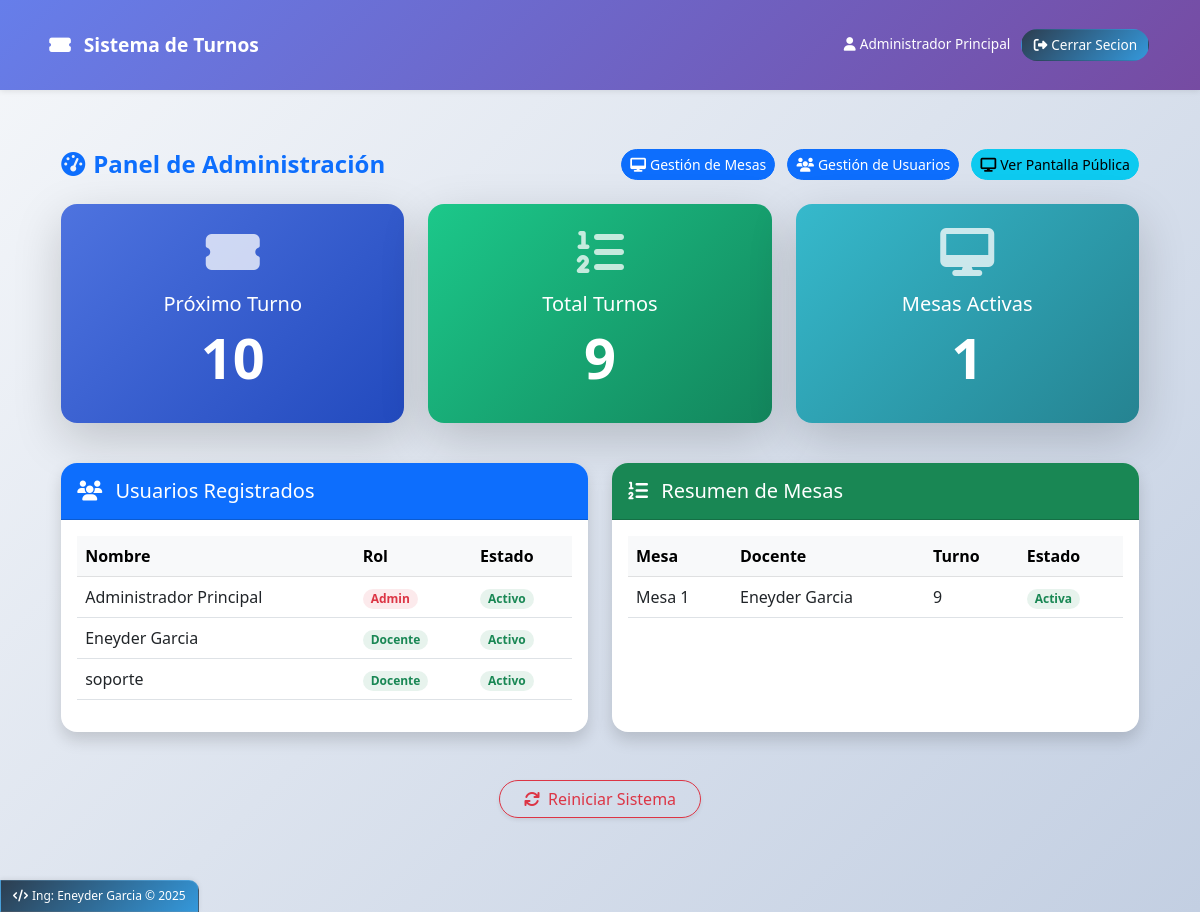
The app's page /admin/dashboard (signed in) with its own data.
### models.py (models this page shows)
class Usuario(db.Model):
    __tablename__ = 'usuario'
    id = db.Column(db.Integer, primary_key=True)
    nombre = db.Column(db.String(100), nullable=False)
    email = db.Column(db.String(100), unique=True, nullable=False)
    password = db.Column(db.String(100), nullable=False)
    rol = db.Column(db.String(20), nullable=False)
    activo = db.Column(db.Boolean, default=True)
    def to_dict(self):
        return {
            'id': self.id,
            'nombre': self.nombre,
            'email': self.email,
            'rol': self.rol,
            'activo': self.activo,
            'mesa_id': self.mesa_asignada.id if self.mesa_asignada else None,
            'mesa': self.mesa_asignada.numero if self.mesa_asignada else None
        }

### app.py (the view)
@app.route('/admin/dashboard')
@login_required
@admin_required
def admin_dashboard():
    usuarios = Usuario.query.filter_by(activo=True).all()
    mesas = Mesa.query.filter_by(eliminada=False).all()
    mesas_con_docente = []
    for mesa in mesas:
        mesa_dict = mesa.to_dict()
        if mesa.docente_id:
            docente = Usuario.query.get(mesa.docente_id)
            mesa_dict['docente_nombre'] = docente.nombre if docente else 'Sin asignar'
        else:
            mesa_dict['docente_nombre'] = 'Sin asignar'
        mesas_con_docente.append(mesa_dict)
    mesas_activas = Mesa.query.filter_by(activa=True, eliminada=False).all()
    ultimo_turno = TurnoGeneral.query.order_by(TurnoGeneral.numero_turno.desc()).first()
    proximo_turno = obtener_proximo_turno()
    total_turnos = TurnoGeneral.query.count()
    ultimos_turnos = TurnoGeneral.query.order_by(
        TurnoGeneral.numero_turno.desc()
    ).limit(10).all()
    return render_template('admin/dashboard.html',
                         usuarios=[u.to_dict() for u in usuarios],
                         mesas=mesas_con_docente,
                         mesas_activas=mesas_activas,
                         ultimo_turno=ultimo_turno,
                         proximo_turno=proximo_turno,
                         total_turnos=total_turnos,
                         ultimos_turnos=ultimos_turnos)

### app.py (called while the page is built, shortened)
def obtener_proximo_turno():
    ultimo_turno = TurnoGeneral.query.order_by(TurnoGeneral.numero_turno.desc()).first()
    if ultimo_turno:
        return ultimo_turno.numero_turno + 1
    return 1

@app.context_processor
def inject_now():
    return {'now': datetime.now()}

def login_required(f):
    @wraps(f)
    def decorated_function(*args, **kwargs):
        if 'usuario' not in session:
            flash('Debes iniciar sesión para acceder a esta página', 'warning')
            return redirect(url_for('login'))
        return f(*args, **kwargs)
    return decorated_function

def admin_required(f):
    @wraps(f)
    def decorated_function(*args, **kwargs):
        if 'usuario' not in session or session['usuario'].get('rol') != 'admin':
            flash('No tienes permisos para acceder a esta página', 'danger')
            return redirect(url_for('index'))
        return f(*args, **kwargs)
    return decorated_function

def inicializar_base_datos():
    with app.app_context():
        db.create_all()

@app.before_request
def create_tables():
    inicializar_base_datos()

### models.py (called while the page is built)
    def to_dict(self):
        return {
            'id': self.id,
            'numero': self.numero,
            'turno_actual': self.turno_actual,
            'activa': self.activa,
            'docente_id': self.docente_id,
            'docente': self.docente.nombre if self.docente else None,
            'eliminada': self.eliminada
        }

### templates/admin/dashboard.html (shortened to what this page needs)
{% extends "base.html" %}
{% block content %}
<div class="container-fluid py-4">
    <div class="d-flex justify-content-between align-items-center mb-4">
        <h2 class="h4 fw-bold text-primary mb-0"><i class="fas fa-tachometer-alt me-2"></i>Panel de Administración</h2>
        <div>
            <a href="{{ url_for('admin_mesas') }}" class="btn btn-primary btn-sm me-2 rounded-pill">
                <i class="fas fa-desktop me-1"></i>Gestión de Mesas
            </a>
            <a href="{{ url_for('admin_usuarios') }}" class="btn btn-primary btn-sm me-2 rounded-pill">
                <i class="fas fa-users me-1"></i>Gestión de Usuarios
            </a>
            <a href="{{ url_for('public_turnos') }}" class="btn btn-info btn-sm rounded-pill" target="_blank">
                <i class="fas fa-display me-1"></i>Ver Pantalla Pública
            </a>
        </div>
    </div>
    <div class="row mb-4">
        <div class="col-md-4 mb-3">
            <div class="card border-0 shadow-lg rounded-4 bg-gradient-primary text-white h-100">
                <div class="card-body text-center p-4">
                    <div class="mb-3">
                        <i class="fas fa-ticket-alt fa-3x opacity-75"></i>
                    </div>
                    <h5 class="card-title fw-light">Próximo Turno</h5>
                    <h2 class="display-4 fw-bold mt-2" id="proximo-turno">{{ proximo_turno }}</h2>
                </div>
            </div>
        </div>
        <div class="col-md-4 mb-3">
            <div class="card border-0 shadow-lg rounded-4 bg-gradient-success text-white h-100">
                <div class="card-body text-center p-4">
                    <div class="mb-3">
                        <i class="fas fa-list-ol fa-3x opacity-75"></i>
                    </div>
                    <h5 class="card-title fw-light">Total Turnos</h5>
                    <h2 class="display-4 fw-bold mt-2" id="total-turnos">{{ total_turnos }}</h2>
                </div>
            </div>
        </div>
        <div class="col-md-4 mb-3">
            <div class="card border-0 shadow-lg rounded-4 bg-gradient-info text-white h-100">
                <div class="card-body text-center p-4">
                    <div class="mb-3">
                        <i class="fas fa-desktop fa-3x opacity-75"></i>
                    </div>
                    <h5 class="card-title fw-light">Mesas Activas</h5>
                    <h2 class="display-4 fw-bold mt-2" id="mesas-activas">{{ mesas_activas|length }}</h2>
                </div>
            </div>
        </div>
    </div>
    <div class="row mt-4">
        <div class="col-md-6 mb-4">
            <div class="card border-0 shadow rounded-4 h-100">
                <div class="card-header bg-primary text-white rounded-top-4 py-3">
                    <h5 class="mb-0"><i class="fas fa-users me-2"></i> Usuarios Registrados</h5>
                </div>
                <div class="card-body">
                    <div class="table-responsive">
                        <table class="table table-hover">
                            <thead class="table-light">
                                <tr>
                                    <th>Nombre</th>
                                    <th>Rol</th>
                                    <th>Estado</th>
                                </tr>
                            </thead>
                            <tbody>
                                {% for usuario in usuarios %}
                                <tr>
                                    <td class="fw-medium">{{ usuario.nombre }}</td>
                                    <td>
                                        {% if usuario.rol == 'admin' %}
                                        <span class="badge bg-danger bg-opacity-10 text-danger px-2 py-1 rounded-pill">Admin</span>
                                        {% else %}
                                        <span class="badge bg-success bg-opacity-10 text-success px-2 py-1 rounded-pill">Docente</span>
                                        {% endif %}
                                    </td>
                                    <td>
                                        {% if usuario.activo %}
                                        <span class="badge bg-success bg-opacity-10 text-success px-2 py-1 rounded-pill">Activo</span>
                                        {% else %}
                                        <span class="badge bg-secondary bg-opacity-10 text-secondary px-2 py-1 rounded-pill">Inactivo</span>
                                        {% endif %}
                                    </td>
                                </tr>
                                {% endfor %}
                            </tbody>
                        </table>
                    </div>
                </div>
            </div>
        </div>
        <div class="col-md-6 mb-4">
            <div class="card border-0 shadow rounded-4 h-100">
                <div class="card-header bg-success text-white rounded-top-4 py-3">
                    <h5 class="mb-0"><i class="fas fa-list-ol me-2"></i> Resumen de Mesas</h5>
                </div>
                <div class="card-body">
                    <div class="table-responsive">
                        <table class="table table-hover">
                            <thead class="table-light">
                                <tr>
                                    <th>Mesa</th>
                                    <th>Docente</th>
                                    <th>Turno</th>
                                    <th>Estado</th>
                                </tr>
                            </thead>
                            <tbody>
                                {% for mesa in mesas %}
                                <tr>
                                    <td class="fw-medium">Mesa {{ mesa.numero }}</td>
                                    <td>{{ mesa.docente_nombre }}</td>
                                    <td>{{ mesa.turno_actual }}</td>
                                    <td>
                                        {% if mesa.activa %}
                                        <span class="badge bg-success bg-opacity-10 text-success px-2 py-1 rounded-pill">Activa</span>
                                        {% else %}
                                        <span class="badge bg-secondary bg-opacity-10 text-secondary px-2 py-1 rounded-pill">Inactiva</span>
                                        {% endif %}
                                    </td>
                                </tr>
                                {% endfor %}
                            </tbody>
                        </table>
                    </div>
                </div>
            </div>
        </div>
    </div>
    <div class="row mt-4">
        <div class="col-12 text-center">
            <button onclick="reiniciarSistema()" class="btn btn-outline-danger rounded-pill px-4 shadow-sm">
                <i class="fas fa-sync me-1"></i> Reiniciar Sistema
            </button>
        </div>
    </div>
</div>
{% endblock %}

### templates/base.html (shortened to what this page needs)
<!DOCTYPE html>
<html lang="es">
<head>
    <link href="https://cdn.jsdelivr.net/npm/bootstrap@5.3.0/dist/css/bootstrap.min.css" rel="stylesheet">
    <link rel="stylesheet" href="https://cdnjs.cloudflare.com/ajax/libs/font-awesome/6.4.0/css/all.min.css">
</head>
<body>
    <nav class="navbar navbar-expand-lg navbar-dark">
        <div class="container">
            <a class="navbar-brand" href="{{ url_for('index') }}">
                <i class="fas fa-ticket-alt me-2"></i>
                Sistema de Turnos
            </a>
            <div class="collapse navbar-collapse" id="navbarNav">
                <ul class="navbar-nav ms-auto">
                    {% if session.usuario %}
                        <li class="nav-item">
                            <span class="nav-link text-white" style="border: none !important; background: none !important; padding: 0.3rem 0.5rem !important;">
                                <i class="fas fa-user me-1"></i>{{ session.usuario.nombre }}
                            </span>
                        </li>
                        <li class="nav-item">
                            <a class="nav-link nav-link-dark" href="{{ url_for('logout') }}">
                                <i class="fas fa-sign-out-alt me-1"></i>Cerrar Secion
                            </a>
                        </li>
                    {% endif %}
                </ul>
            </div>
        </div>
    </nav>
    <main class="container mt-3 fade-in">
        {% block content %}{% endblock %}
    </main>
    <footer class="custom-footer">
        <p class="mb-0">
            <i class="fas fa-code me-1"></i>Ing: Eneyder Garcia &copy; <span id="current-year"></span>
        </p>
    </footer>
</body>
</html>

### templates/base.html (style rules this page uses)
:root { --primary-gradient: linear-gradient(135deg, #667eea 0%, #764ba2 100%); --secondary-gradient: linear-gradient(135deg, #f093fb 0%, #f5576c 100%); --success-gradient: linear-gradient(135deg, #4facfe 0%, #00f2fe 100%); --dark-gradient: linear-gradient(135deg, #2c3e50 0%, #3498db 100%); }
body { display: flex; flex-direction: column; min-height: 100vh; position: relative; padding-bottom: 50px; background: linear-gradient(135deg, #f5f7fa 0%, #c3cfe2 100%); font-family: 'Segoe UI', Tahoma, Geneva, Verdana, sans-serif; }
main { flex: 1; }
.navbar { background: var(--primary-gradient) !important; box-shadow: 0 1px 6px rgba(0, 0, 0, 0.1); padding: 0.4rem 0; }
.navbar-brand { font-weight: 700; font-size: 1.2rem; }
.nav-link { font-weight: 500; padding: 0.3rem 0.7rem !important; border-radius: 18px; margin: 0 0.1rem; transition: all 0.2s ease; border: 1.5px solid transparent; font-size: 0.85rem; }
.nav-link-dark { background: var(--dark-gradient); color: white !important; }
.nav-link { position: relative; overflow: hidden; }
.nav-link::before { content: ''; position: absolute; top: 0; left: -100%; width: 100%; height: 100%; background: linear-gradient(90deg, transparent, rgba(255, 255, 255, 0.15), transparent); transition: 0.3s; }
.custom-footer { position: fixed; left: 0; bottom: 0; width: auto; background: var(--dark-gradient); padding: 6px 12px; border-top-right-radius: 10px; box-shadow: 0 -1px 5px rgba(0, 0, 0, 0.08); z-index: 1000; border: 1px solid rgba(255, 255, 255, 0.1); }
.custom-footer p { margin: 0; font-size: 0.75rem; color: white; font-weight: 500; }
.container { padding: 1.2rem; }
.fade-in { animation: fadeIn 0.3s ease-out; }

### templates/admin/dashboard.html (style rules this page uses)
.bg-gradient-primary { background: linear-gradient(135deg, #4e73df 0%, #224abe 100%); }
.bg-gradient-success { background: linear-gradient(135deg, #1cc88a 0%, #13855c 100%); }
.bg-gradient-info { background: linear-gradient(135deg, #36b9cc 0%, #258391 100%); }
.card { transition: transform 0.3s ease, box-shadow 0.3s ease; }
.table-hover tbody tr { transition: background-color 0.2s ease; }
.btn { transition: all 0.2s ease; }

### records on screen
Usuario: usuario.nombre "Administrador Principal", nombre "Administrador Principal", rol "Admin"
Usuario: nombre "Eneyder Garcia", rol "Docente", numero "1", docente_nombre "Eneyder Garcia", turno_actual "9"
Usuario: nombre "soporte", rol "Docente"

### other values on screen
{{ proximo_turno }} "10"
{{ total_turnos }} "9"
{{ mesas_activas|length }} "1"
